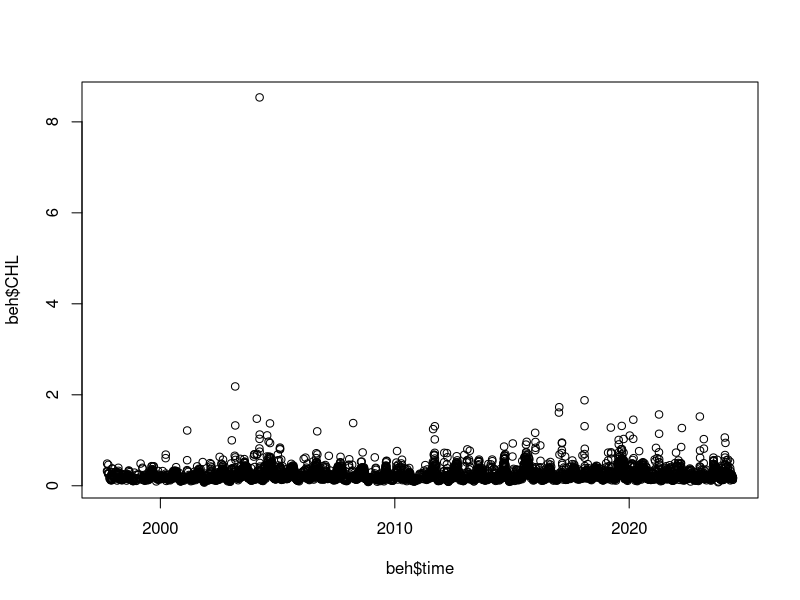
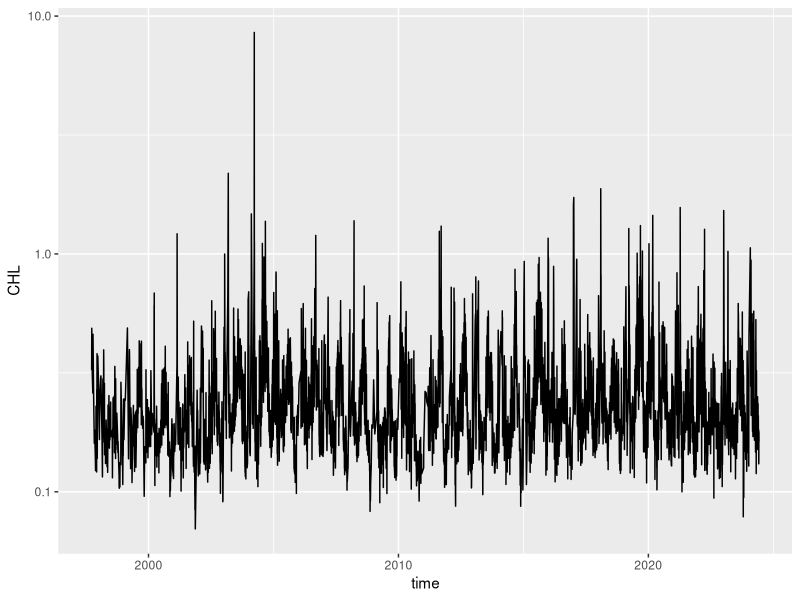
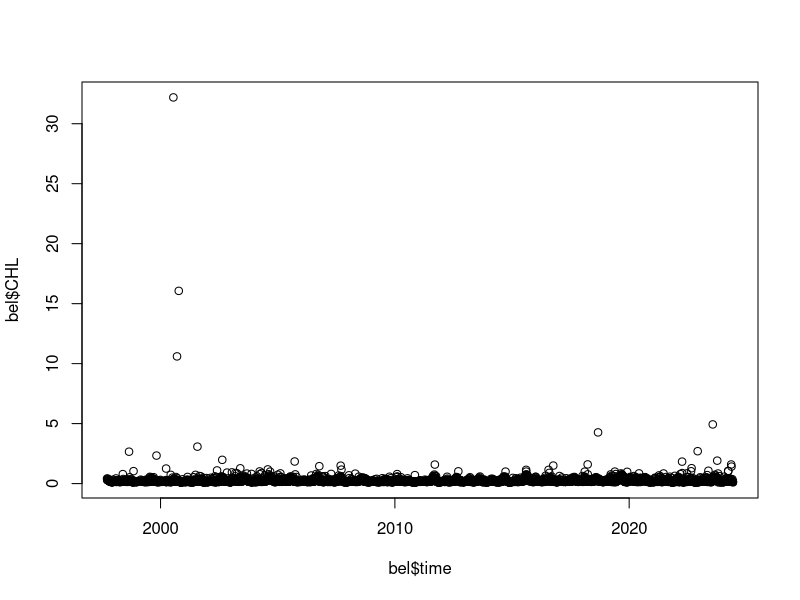
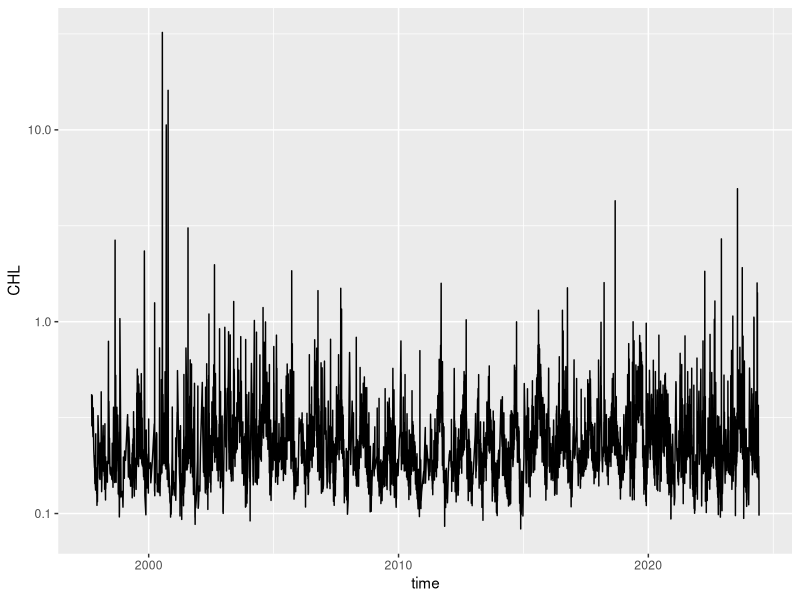
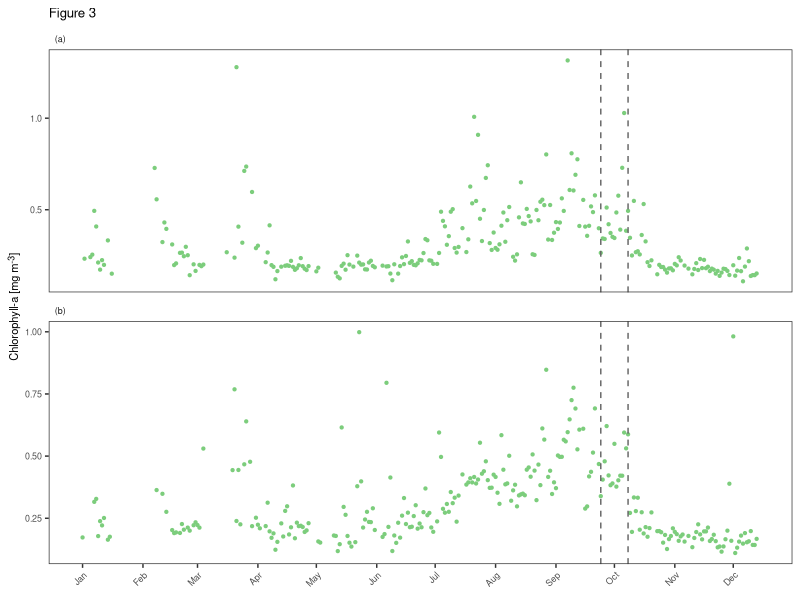
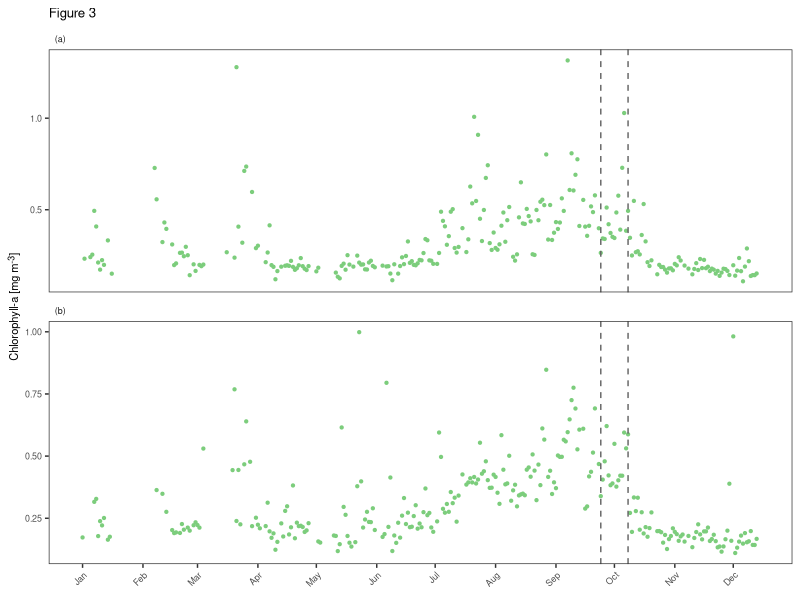

R code for these plots, in order:
## Copernicus Chlorophyll a data
## Credits: EU Copernicus Marine Service information - https://marine.copernicus.eu
## Product: OCEANCOLOUR_GLO_BGC_L3_MY_009_103
## Dataset: cmems_obs-oc_glo_bgc-plankton_my_l3-multi-4km_P1D
## Variable: Mass concentration of chlorophyll a in sea water (CHL) milligram m-3
## Beh'au Geometry: POLYGON((125.85619160588331 -8.441231132291861
## 125.85481831486769 -8.47693669869811
## 125.9262294476802 -8.47968328072936
## 125.93172261174269 -8.43848455026061
## 125.93172261174269 -8.440544486784047
## 125.85619160588331 -8.441231132291861))
## Beloi Geometry: POINT(125.63097187932082 -8.231117606901234)
## Values from graph: v(t): value vs. time

library(tidyverse)
library(patchwork)
library(zoo)
library(ggtext) # ggplot superscript in label

# read in Behau and Beloi Chl a data
beh <- read.csv("data/Behau-4closestpixels.csv") |>
  mutate(time = as.Date(time),
         year = year(time),
         month = month(time),
         day = day(time),
         Site = "Be'hau") |> # add site name
  drop_na()
plot(beh$time, beh$CHL)

ggplot(beh, aes(x = time, y = CHL)) + geom_line() + scale_y_log10()

bel <- read.csv("data/Beloi.csv") |>
  mutate(time = as.Date(time),
         year = year(time),
         month = month(time),
         day = day(time),
         Site = "Beloi") |> # add site name
  drop_na()

plot(bel$time, bel$CHL)

ggplot(bel, aes(x = time, y = CHL)) + geom_line() + scale_y_log10()

# filter 2019 CHL data and combine into one dataframe for plot
chl <- rbind(beh |> filter(year == 2019),
             bel |> filter(year == 2019))
range(chl$CHL)
summary(chl)

site_labels <- c( `Be'hau` = "(a)",
                            `Beloi` = "(b)")

# plot chl-a abundance for two sites over 2019
ggplot(chl, aes(x = time, y = CHL)) +
  geom_point(color = "palegreen3", size = 0.8) +
  #geom_smooth(lty = "dashed", color = "gray50", alpha = 0.8) +
  facet_wrap(vars(Site), nrow = 2, strip.position = "top",
             scales = "free_y",
             labeller = as_labeller(site_labels)) +
  theme_bw() +
  theme(panel.grid = element_blank(),
        axis.text.x = element_text(angle = 45, hjust = 1, vjust = 1),
        strip.background = element_blank(),
        strip.text = element_text(hjust = 0),
        text = element_text(size = 8),
        axis.title = element_markdown()) +
  labs(x = "", y = "Chlorophyll-a [mg m<sup>-3</sup>]") +
  scale_x_date(limits = as.Date(c("2019-01-01", "2019-12-14")),
               date_breaks = "1 month",
               date_labels = "%b") +
  # lines on dates where pyrosomes were observed
  # Beloi
  geom_vline(xintercept = as.Date("2019-09-24"), lty = 2, color = "gray40") +
  # Be'hau
  geom_vline(xintercept = as.Date("2019-10-8"), lty = 2, color = "gray40") +
  ggtitle("Figure 3")

# save to figures directory
ggsave("figures/Figure3.pdf", width = 8, height = 6, units = "cm", dpi = 600)

